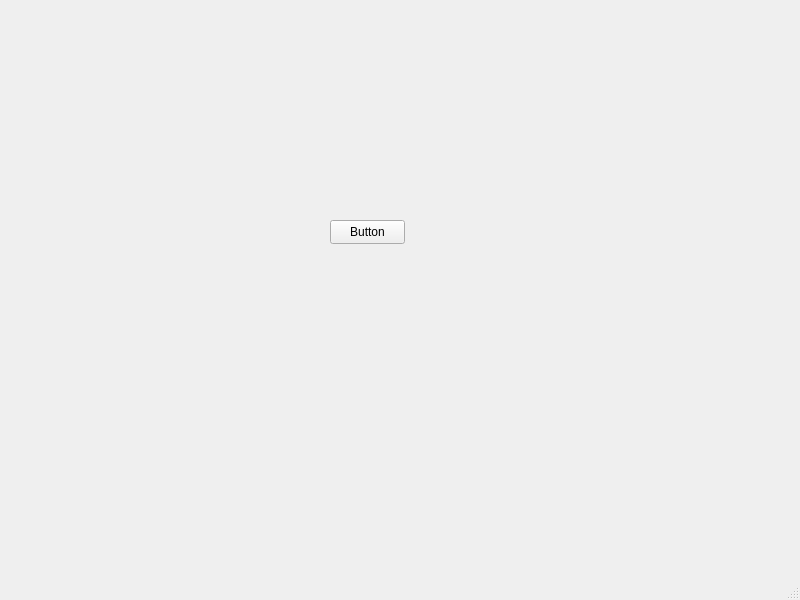
<?xml version="1.0" encoding="UTF-8"?>
<ui version="4.0">
 <class>MainWindow</class>
 <widget class="QMainWindow" name="MainWindow">
  <property name="geometry">
   <rect>
    <x>0</x>
    <y>0</y>
    <width>800</width>
    <height>600</height>
   </rect>
  </property>
  <property name="windowTitle">
   <string>MainWindow</string>
  </property>
  <widget class="QWidget" name="centralwidget">
   <widget class="QPushButton" name="pushButton">
    <property name="geometry">
     <rect>
      <x>330</x>
      <y>220</y>
      <width>75</width>
      <height>24</height>
     </rect>
    </property>
    <property name="text">
     <string>Button</string>
    </property>
   </widget>
  </widget>
  <widget class="QMenuBar" name="menubar">
   <property name="geometry">
    <rect>
     <x>0</x>
     <y>0</y>
     <width>800</width>
     <height>22</height>
    </rect>
   </property>
  </widget>
  <widget class="QStatusBar" name="statusbar"/>
 </widget>
 <resources/>
 <connections/>
</ui>
